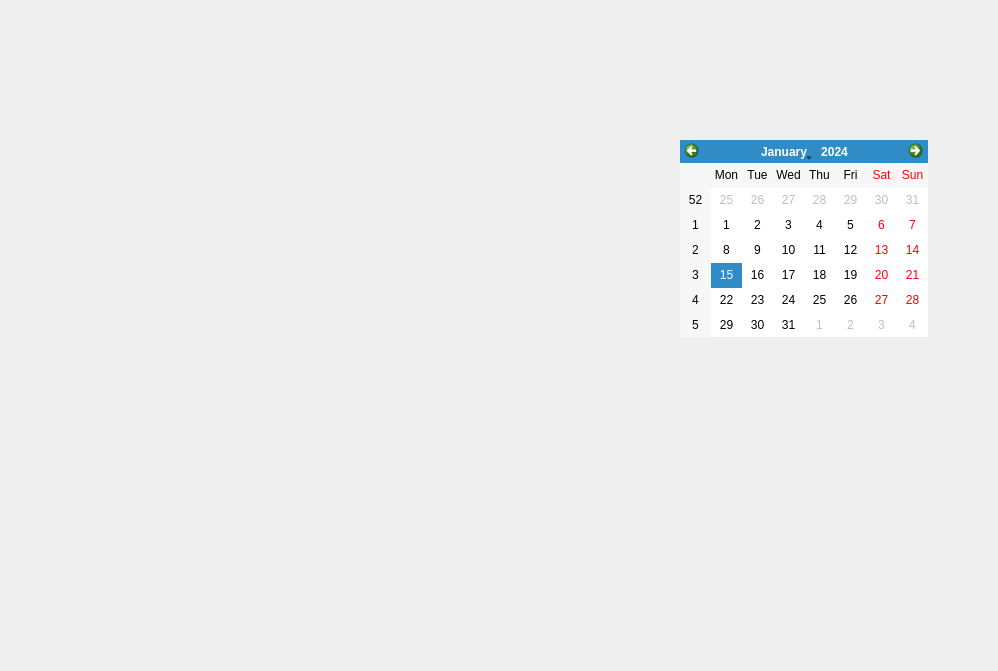
<?xml version="1.0" encoding="UTF-8"?>
<ui version="4.0">
 <class>Widget</class>
 <widget class="QWidget" name="Widget">
  <property name="geometry">
   <rect>
    <x>0</x>
    <y>0</y>
    <width>998</width>
    <height>671</height>
   </rect>
  </property>
  <property name="windowTitle">
   <string>Widget</string>
  </property>
  <widget class="QCalendarWidget" name="calendarWidget">
   <property name="geometry">
    <rect>
     <x>680</x>
     <y>140</y>
     <width>248</width>
     <height>197</height>
    </rect>
   </property>
  </widget>
 </widget>
 <layoutdefault spacing="6" margin="11"/>
 <resources/>
 <connections/>
</ui>
